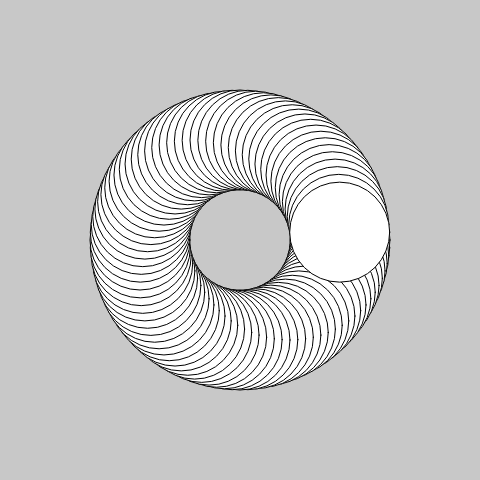
Frame 1 (no input)
Frame 60 (no input): identical to frame 1, image omitted
Frame 120 (the mouse pressed at the canvas centre since frame 60): identical to frame 1, image omitted

The p5.js sketch that drew this single still picture (run headless with seeded random() and noise() and a simulated clock; from frame 60 on, the mouse is pressed at the canvas centre):

// p5.js sketch
// ── sketch.js
var angle = 0;
var circleX = 0;
var circleY = 0;
var length = 100;


function setup() {
	createCanvas(480,480);

}


function draw() {

	background(200);

	var numberofCircles = 80;

	var twoPI = Math.PI * 2;

	for (var i = 0; i < numberofCircles; i++){

		var segAngle = i/numberofCircles;

		circleX = Math.cos(segAngle * twoPI) * length + width/2;
		circleY = Math.sin(segAngle * twoPI) * length + height/2;

		ellipse(circleX, circleY, 100, 100);
		
	}


}
